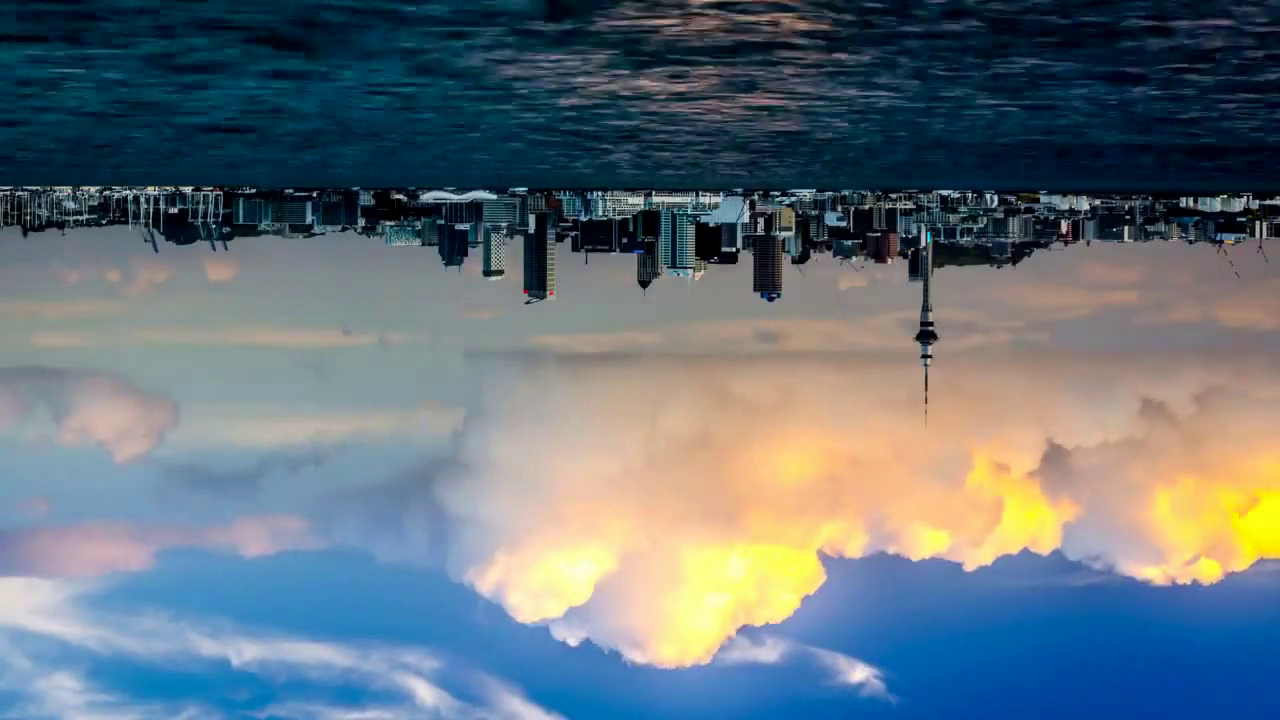
#> input picture frame 14 of src/02 - Video/flip_frame.mp4, 1280 x 720 px, given in place of nature.mp4, which was not available
$ python 01-Video_analysis.py
#> lines starting #> are read from the running program, lines starting #| are printed output that depends on the picture; after the words box and inside, x2 and y2 are one past the last pixel; in counts of white or black regions, pixels touching at a corner belong together; pictures that were not available may be replaced by others from this repository, and a replacement may not be noted
'''
Output : Capturing a video from a webcam, Convert RGB Video frame into HSV, Detect Blue Color from the HSV

OpenCV is a vast library that helps in providing various functions for image and video operations.
With OpenCV, we can capture a video from the camera.
It lets you create a video capture object which is helpful to capture videos through webcam and
then you may perform desired operations on that video.
'''

import cv2
import numpy as np

# Define the codec and create VideoWriter object. The output is stored in 'outpy.avi' file.
# fourcc is a 4-byte code used to specify the video codec.
fourcc = cv2.VideoWriter_fourcc(*'DIVX')

# 1.video_name 2.FourCC code 3.frame per sec 4.frame size
'''
video_name: Input video file
FourCC code: 4-character code of codec used to compress the frames
fps: framerate of videostream
frame size: Height and width of frame
'''
out1 = cv2.VideoWriter('Original_frame.avi', fourcc, 20.0, (1280, 720))

out2 = cv2.VideoWriter('hsv.avi', fourcc, 20.0, (1280, 720))

out3 = cv2.VideoWriter('res.avi', fourcc, 20.0, (1280, 720))

def main():

    # Use cv2.VideoCapture() to get a video capture object for the camera.
    '''
    If the input is the camera, pass 0 instead of the video file name
    0 :- To use internel webcam
    1 :- External webcam
    video source file with the extension like :- mp4, avi etc
    '''
    cap = cv2.VideoCapture('../Images and Videos/nature.mp4')

    # While 1 or While True
    while 1:

        # Take each frame
        ret, frame = cap.read()
#> frame is the input picture: shape (720, 1280, 3); mean B, G, R 123, 113.9, 99.5

        # Convert BGR to HSV
        hsv = cv2.cvtColor(frame, cv2.COLOR_BGR2HSV)
#> hsv: shape (720, 1280, 3); mean H, S, V 80.5, 129.7, 140.6

        # define range of blue color in HSV (Reference : https://colorpicker.me/)
        lower_blue = np.array([50, 150, 50])
        upper_blue = np.array([180, 255, 255])

        # Threshold the HSV image to get only blue colors
        mask = cv2.inRange(hsv, lower_blue, upper_blue)
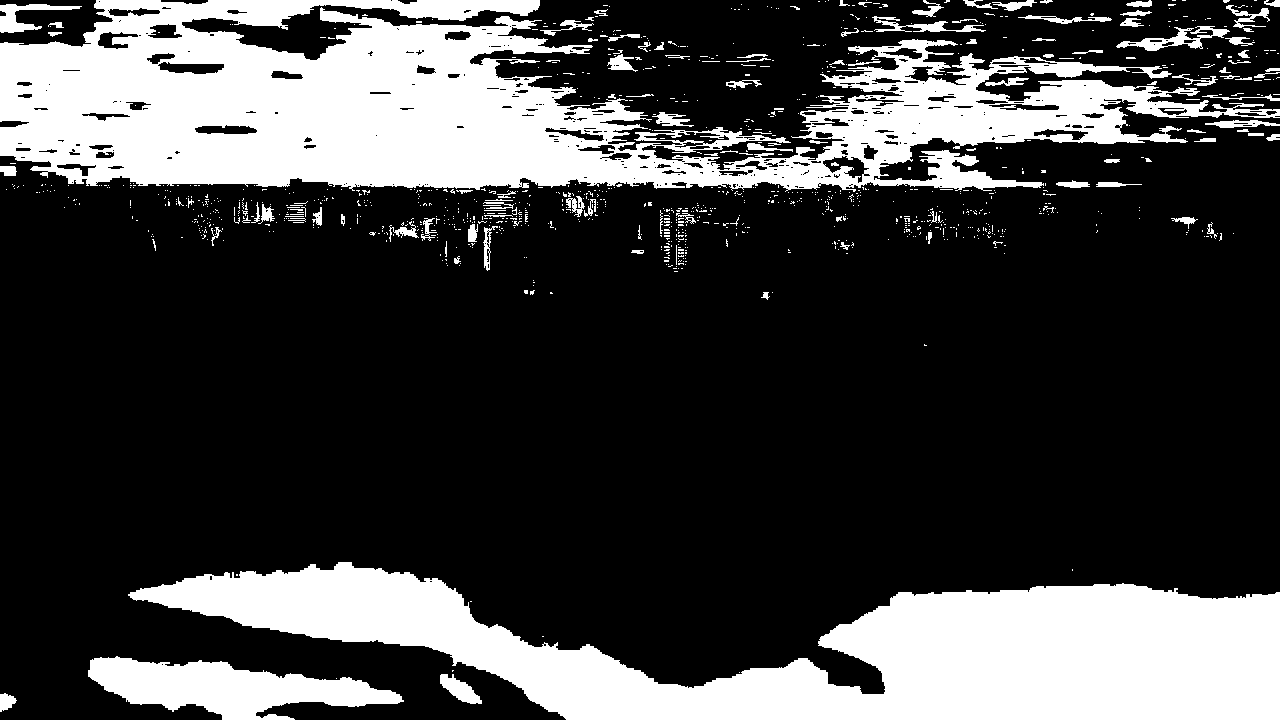
#> mask: shape (720, 1280); 26.1% white; 1089 white regions (978 under 20 px), largest, box (x1, y1, x2, y2) and area: (0, 0, 1280, 192) 122865, (128, 562, 1280, 720) 92356, (88, 656, 404, 720) 10944

        # Bitwise-AND mask and original image
        res = cv2.bitwise_and(frame, frame, mask=mask)
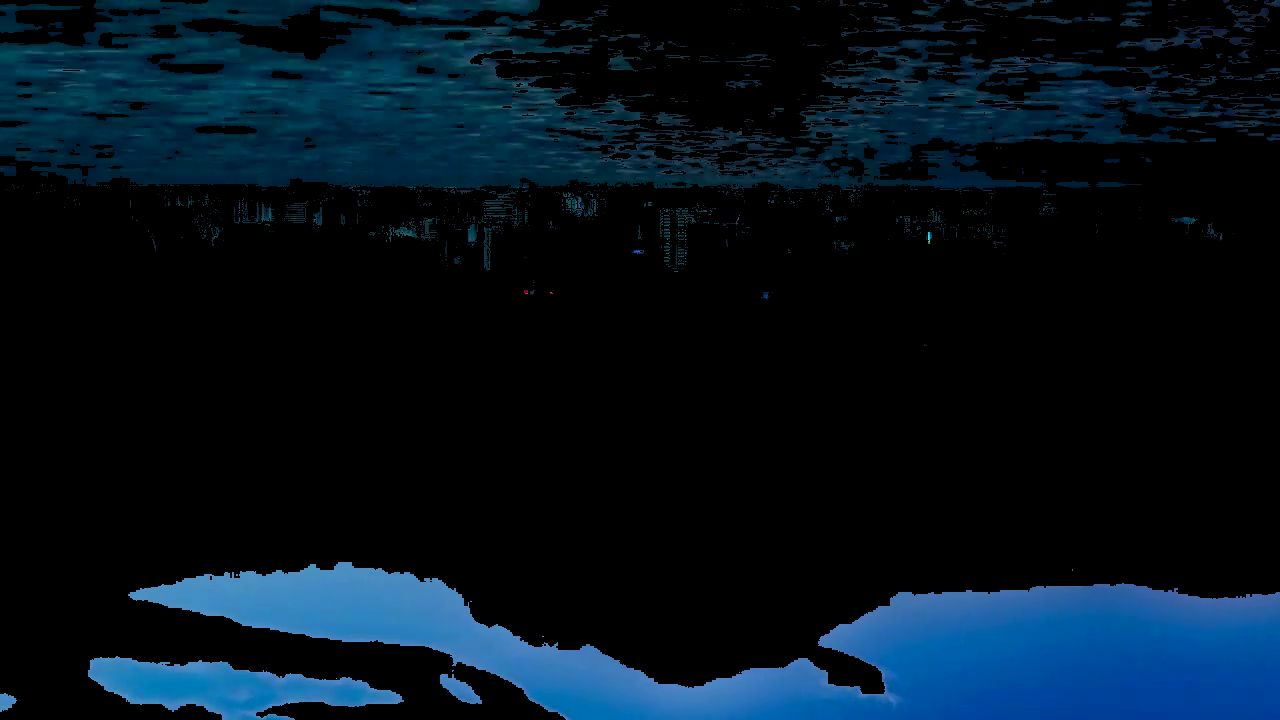
#> res: shape (720, 1280, 3); mean B, G, R 29.5, 18.5, 4.1

        out1.write(frame)
        out2.write(hsv)
        out3.write(res)
        cv2.imshow('frame', frame)
        cv2.imshow('hsv', hsv)
        cv2.imshow('res', res)

        # Press 'ESC' on keyboard to exit
        k = cv2.waitKey(1) & 0xFF
#> (key Esc is pressed here)
        if k == 27:
            break

    # When everything done, release the video write objects and video capture object
    out1.release()  # video capture stop
    out2.release()  # video capture stop
    out3.release()  # video capture stop

    cap.release()

    # Closes all the frames
    cv2.destroyAllWindows()

main()

# Difference between between cv2.waitKey(0) and cv2.waitKey(1)

'''
1.waitKey(0) will display the window infinitely until any keypress (it is suitable for image display).

2.waitKey(1) will display a frame for 1 ms, after which display will be automatically closed. Since the OS has a minimum time between switching threads, the function will not wait exactly 1 ms,
it will wait at least 1 ms, depending on what else is running on your computer at that time.

So, if you use waitKey(0) you see a still image until you actually press something while for waitKey(1) the function will show a frame for at least 1 ms only.
'''

$ run again, starting later in the video
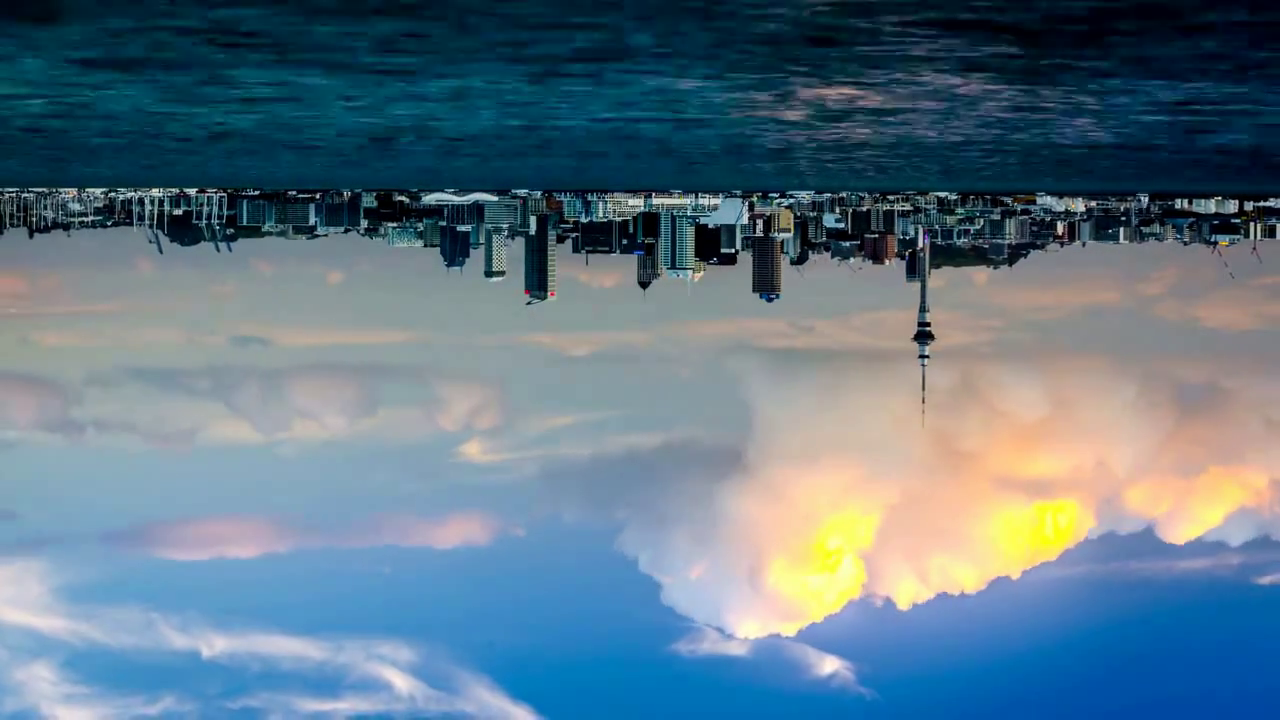
#> input picture frame 65 of src/02 - Video/flip_frame.mp4, 1280 x 720 px, given in place of nature.mp4, which was not available
#> in main, frame is the input picture: shape (720, 1280, 3); mean B, G, R 133.8, 117.9, 93.2
#> hsv: shape (720, 1280, 3); mean H, S, V 88, 131.6, 143.1
#> in main, `mask = cv2.inRange(hsv, lower_blue, upper_blue)`:
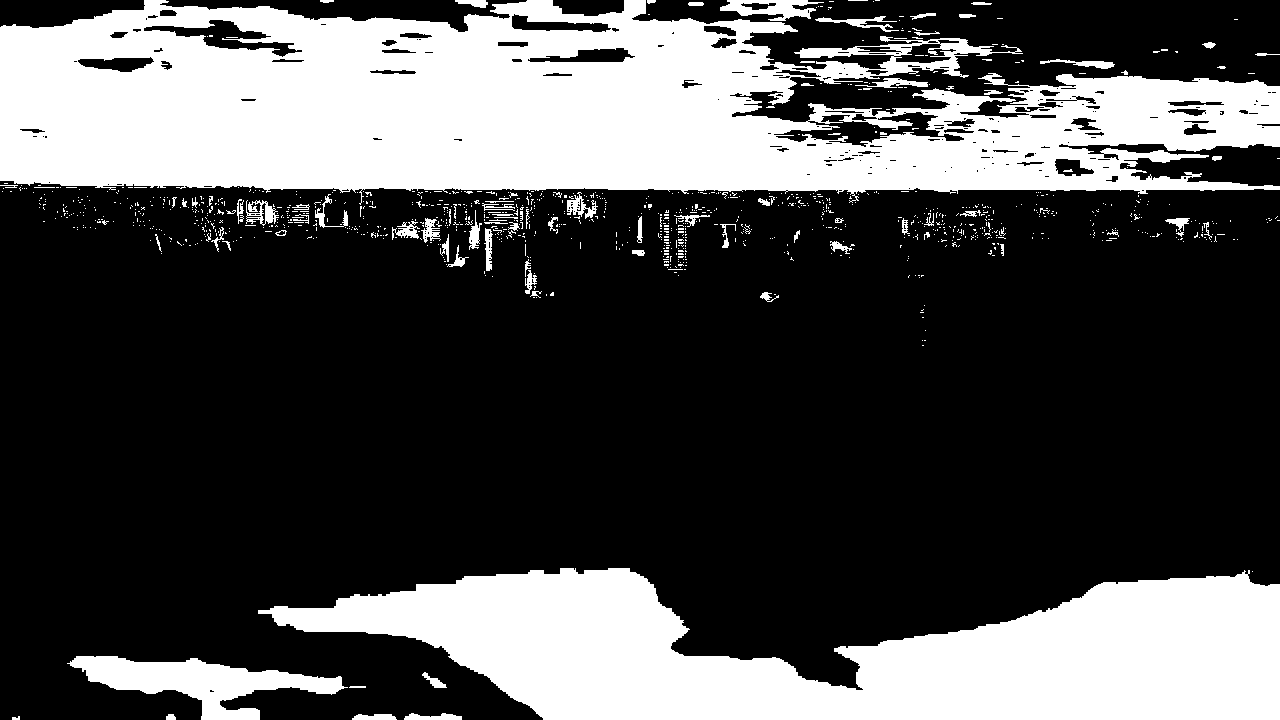
#> mask: shape (720, 1280); 30.9% white; 1092 white regions (1004 under 20 px), largest, box (x1, y1, x2, y2) and area: (0, 0, 1280, 205) 170674, (258, 568, 1280, 720) 94844, (67, 656, 348, 720) 7646
#> in main, `res = cv2.bitwise_and(frame, frame, mask=mask)`:
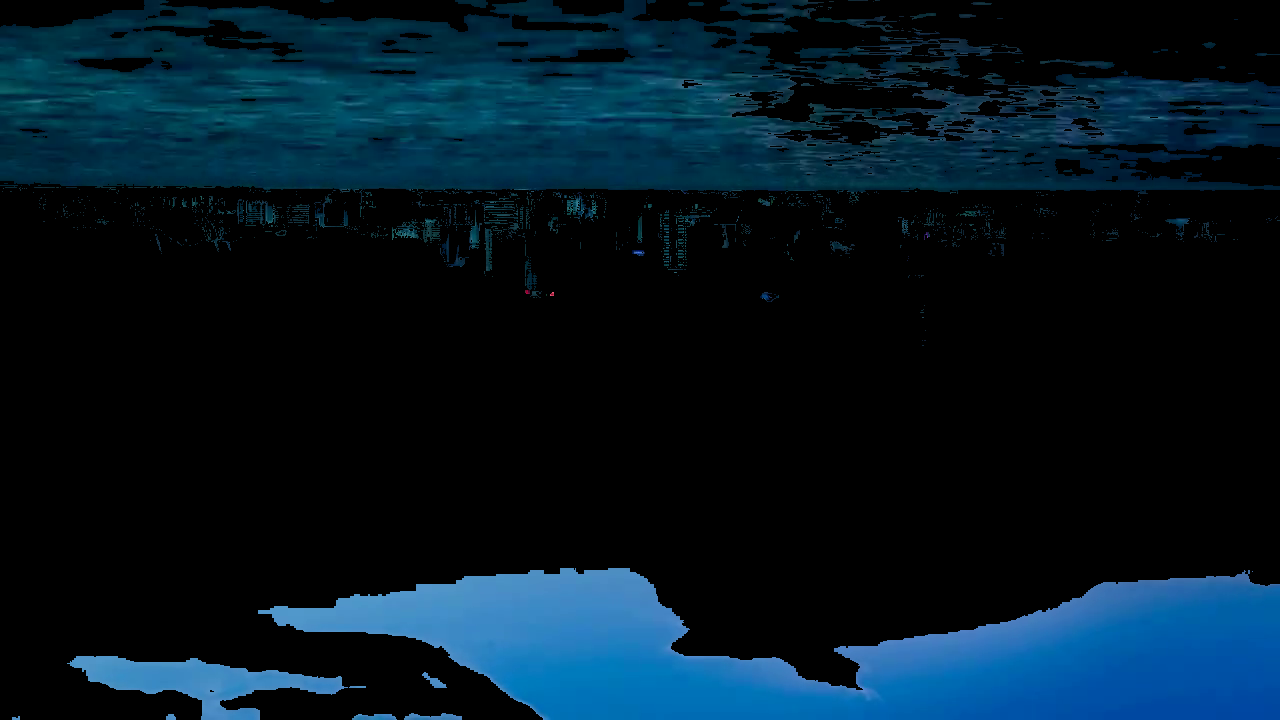
#> res: shape (720, 1280, 3); mean B, G, R 34.7, 22.8, 4

$ run again, starting later in the video
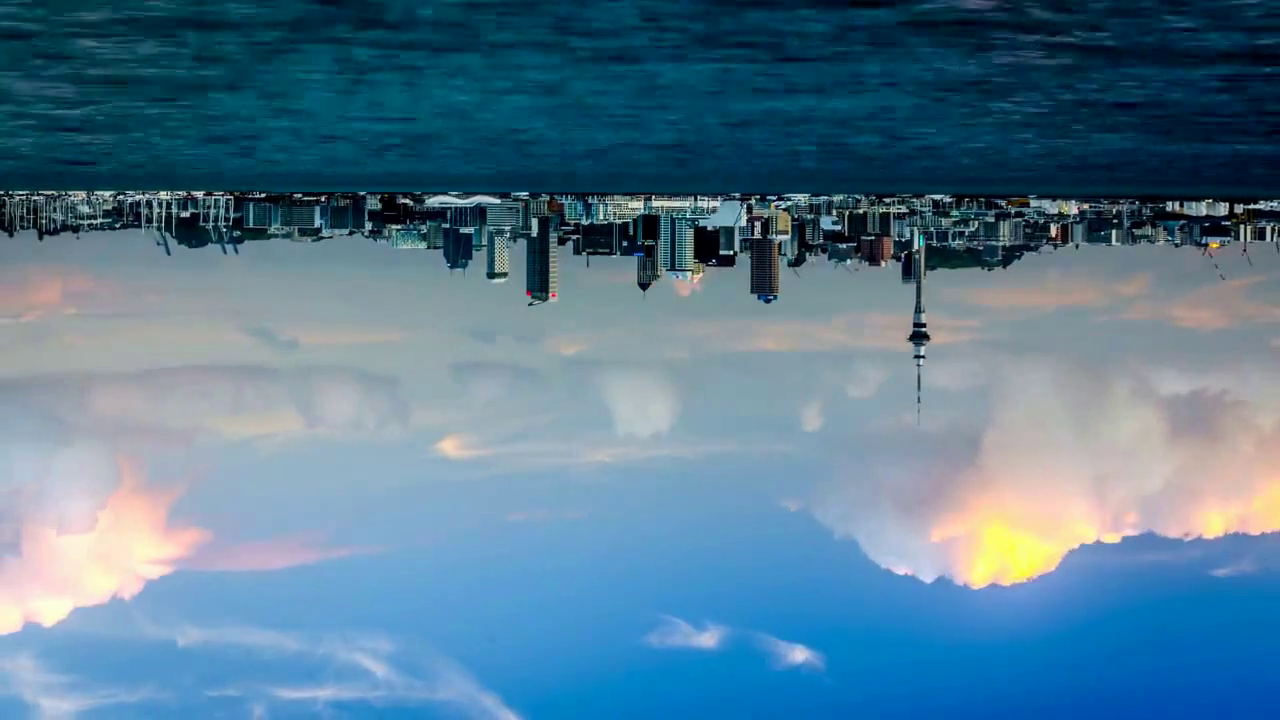
#> input picture frame 116 of src/02 - Video/flip_frame.mp4, 1280 x 720 px, given in place of nature.mp4, which was not available
#> in main, frame is the input picture: shape (720, 1280, 3); mean B, G, R 145.5, 122, 84.8
#> hsv: shape (720, 1280, 3); mean H, S, V 96.1, 139, 148.7
#> in main, `mask = cv2.inRange(hsv, lower_blue, upper_blue)`:
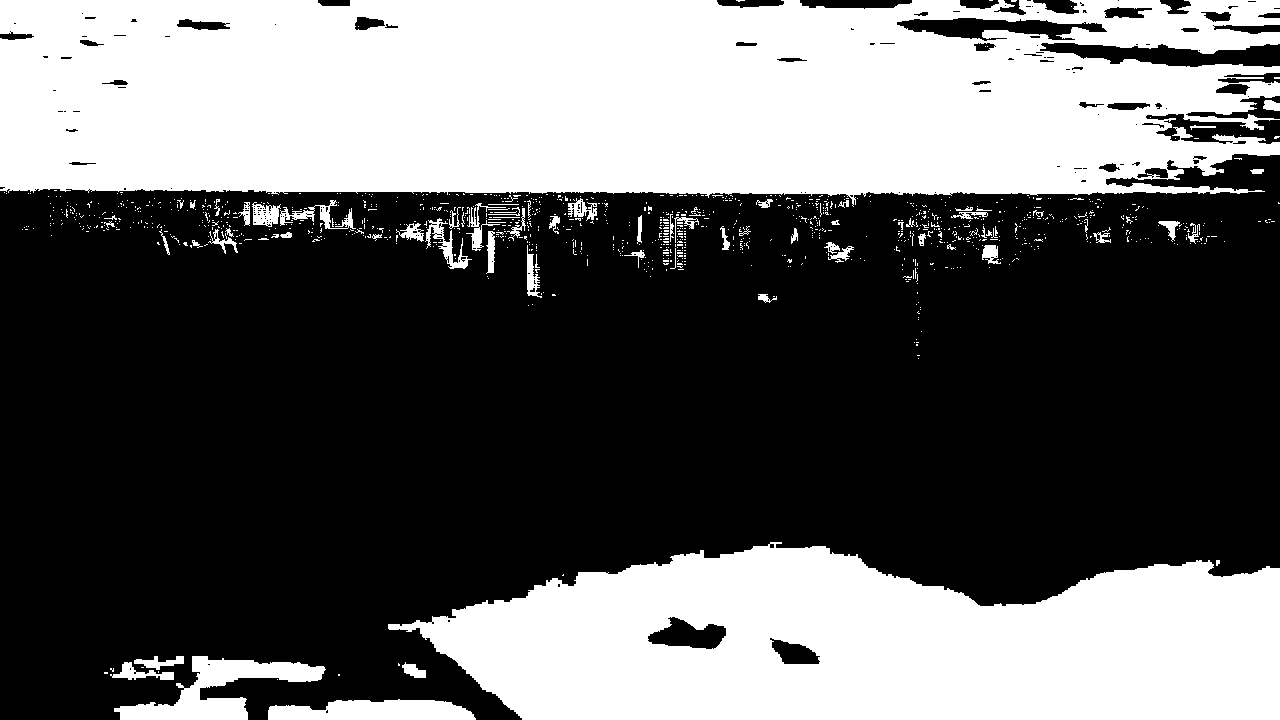
#> mask: shape (720, 1280); 39.5% white; 1094 white regions (1020 under 20 px), largest, box (x1, y1, x2, y2) and area: (0, 0, 1280, 207) 227541, (388, 542, 1280, 720) 116981, (114, 656, 326, 720) 5237
#> in main, `res = cv2.bitwise_and(frame, frame, mask=mask)`:
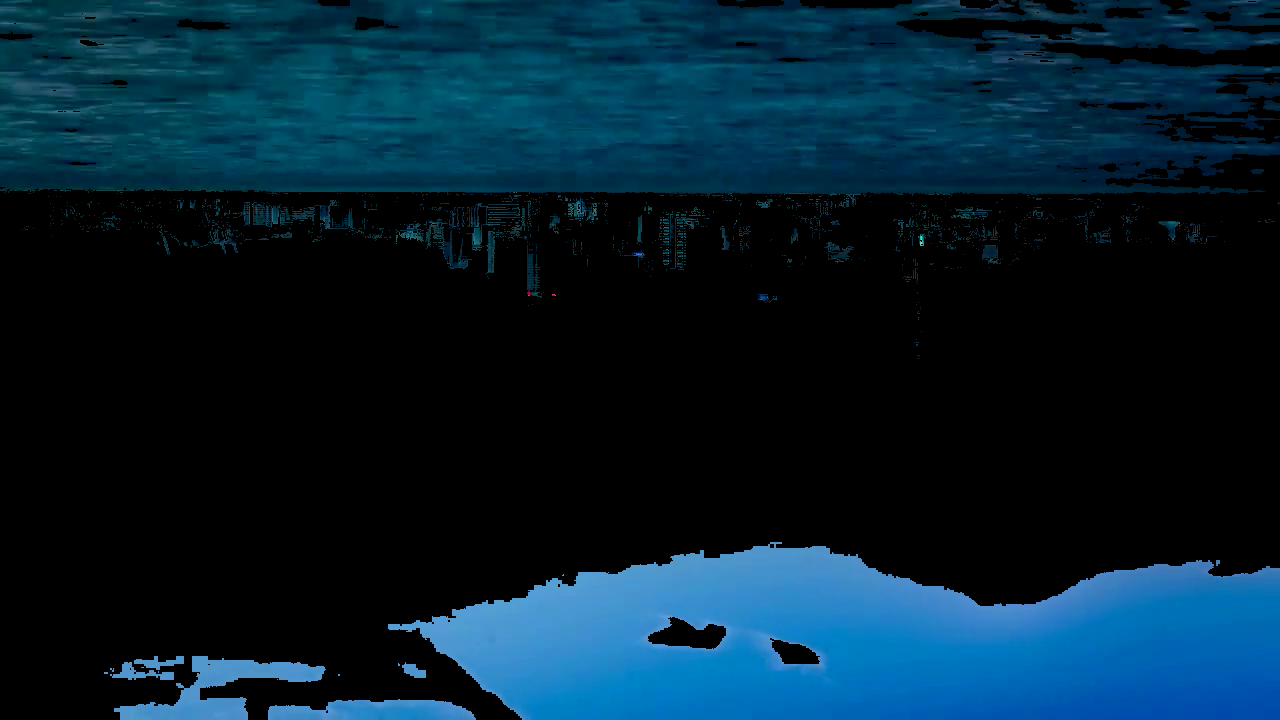
#> res: shape (720, 1280, 3); mean B, G, R 47, 31.5, 4.8
